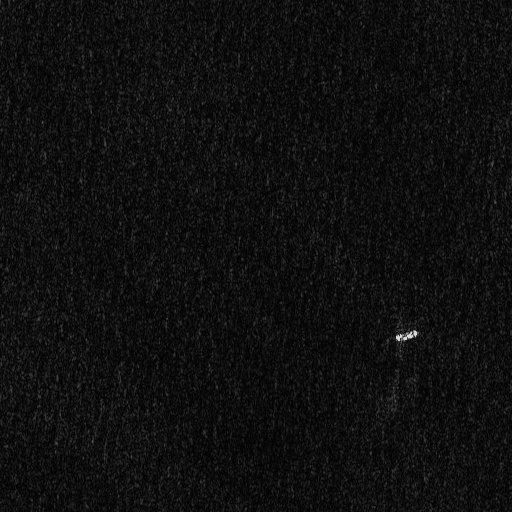
#> input picture datasets/datasets/images/train/0_27_26.jpg, 512 x 512 px, given in place of 12_2_25.jpg, which was not available
$ jupyter execute --allow-errors FileFormatConversion---dataAugmentation---fileFiltering.ipynb
#> lines starting #> are read from the running program, lines starting #| are printed output that depends on the picture; pictures that were not available may be replaced by others from this repository, and a replacement may not be noted
[cell 1]
#final succeed

[cell 2]
# from xml to yolov5

[cell 3]
import xml.etree.ElementTree as ET
import os
import math

# [25 lines left out: function convert_robndbox_to_yolo, not called in this run]


# Rest of the code remains unchanged...

def convert_xml_to_yolo(xml_folder, txt_folder, img_width, img_height):
    for xml_file in os.listdir(xml_folder):
        if xml_file.endswith('.xml'):
            xml_path = os.path.join(xml_folder, xml_file)
            tree = ET.parse(xml_path)
            root = tree.getroot()
            txt_file_name = xml_file.replace('.xml', '.txt')
            txt_path = os.path.join(txt_folder, txt_file_name)
            with open(txt_path, 'w') as txt_file:
                for obj in root.findall('object'):
                    robndbox = obj.find('robndbox')
                    cx = float(robndbox.find('cx').text)
                    cy = float(robndbox.find('cy').text)
                    w = float(robndbox.find('w').text)
                    h = float(robndbox.find('h').text)
                    angle = float(robndbox.find('angle').text)

                    # Convert robndbox to YOLO format and write to txt
                    yolo_bbox = convert_robndbox_to_yolo(cx, cy, w, h, angle, img_width, img_height)
                    txt_file.write(f"0 {yolo_bbox[0]} {yolo_bbox[1]} {yolo_bbox[2]} {yolo_bbox[3]}\n")

# Set paths and image dimensions
xml_folder = 'E:\individualdata\BaiduNetdiskDownload\RSDD-SAR\RSDD-SAR\Annotations'  # Replace with XML folder path
txt_folder = 'E:\individualdata\BaiduNetdiskDownload\RSDD-SAR\RSDD-SAR\images-annotations\Annotation'  # Replace with desired TXT folder path

img_width, img_height = 512, 512  # Replace with the actual dimensions of your images

# Convert XML files to YOLO format TXT files
convert_xml_to_yolo(xml_folder, txt_folder, img_width, img_height)

print("Conversion completed.")

[cell 4]
#from xml to yolov5-obb

[cell 5]
import os
import xml.etree.ElementTree as ET
import math

# [25 lines left out: function calculate_rotated_bbox, not called in this run]

def convert_xml_to_yolo_obb(xml_folder, txt_folder):
    for xml_file in os.listdir(xml_folder):
        if xml_file.endswith('.xml'):
            tree = ET.parse(os.path.join(xml_folder, xml_file))
            root = tree.getroot()
            img_width = int(root.find('size/width').text)
            img_height = int(root.find('size/height').text)
            txt_file_path = os.path.join(txt_folder, xml_file.replace('.xml', '.txt'))

            # Open TXT file ready to write data for multiple objects
            with open(txt_file_path, 'w') as f:
                for obj in root.iter('object'):
                    obj_type = obj.find('type').text
                    if obj_type == 'robndbox':
                        robndbox = obj.find('robndbox')
                        cx = float(robndbox.find('cx').text)
                        cy = float(robndbox.find('cy').text)
                        w = float(robndbox.find('w').text)
                        h = float(robndbox.find('h').text)
                        angle = float(robndbox.find('angle').text)
                        name = obj.find('name').text

                        # Calculate the coordinates of the rotated bounding box
                        rotated_bbox = calculate_rotated_bbox(cx, cy, w, h, angle, img_width, img_height)

                        # Write the coordinates and name of the rotating bounding box of the current object.
                        line = ' '.join(map(str, rotated_bbox)) + f' {name} 0\n'
                        f.write(line)

            print(f"Converted {xml_file} to YOLOv5-OBB format.")

# Set paths
xml_folder = 'E:\individualdata\BaiduNetdiskDownload\RSDD-SAR\RSDD-SAR\data\Annotations'
txt_folder = 'E:\individualdata\BaiduNetdiskDownload\RSDD-SAR\RSDD-SAR\data-yolo-obb\Annotation-obb'

# Ensure the output directory exists
os.makedirs(txt_folder, exist_ok=True)

# Convert XML files to YOLOv5-OBB format TXT files
convert_xml_to_yolo_obb(xml_folder, txt_folder)

print("Conversion to YOLOv5-OBB format completed.")

[cell 6]
#from xml to yolov8-obb

[cell 7]
import os
import xml.etree.ElementTree as ET
import math

# [24 lines left out: function calculate_rotated_bbox, not called in this run]

def convert_xml_to_yolo_obb(xml_folder, txt_folder, img_width, img_height):
    for xml_file in os.listdir(xml_folder):
        if xml_file.endswith('.xml'):
            tree = ET.parse(os.path.join(xml_folder, xml_file))
            root = tree.getroot()

            txt_file_path = os.path.join(txt_folder, xml_file.replace('.xml', '.txt'))
            with open(txt_file_path, 'w') as f:
                for obj in root.iter('object'):
                    obj_type = obj.find('type').text
                    if obj_type == 'robndbox':
                        robndbox = obj.find('robndbox')
                        cx = float(robndbox.find('cx').text)
                        cy = float(robndbox.find('cy').text)
                        w = float(robndbox.find('w').text)
                        h = float(robndbox.find('h').text)
                        angle = float(robndbox.find('angle').text)

                        # Calculate the coordinates of the rotated bounding box
                        corners = calculate_rotated_bbox(cx, cy, w, h, angle)

                        # Normalise and flatten the coordinates
                        normalized_flattened_corners = [coord / img_width if i % 2 == 0 else coord / img_height
                                                        for i, coord in enumerate(sum(corners, ()))]

                        # Write the coordinates of the rotating bounding box
                        f.write('0 ' + ' '.join(map(str, normalized_flattened_corners)) + '\n')

            print(f"Converted {xml_file} to YOLOv8-OBB format.")

# Set paths
xml_folder = '  '
txt_folder = '  '

# Ensure the output directory exists
os.makedirs(txt_folder, exist_ok=True)

# Image dimensions (need to be set according to your specific dataset)
img_width, img_height = 512, 512

# Convert XML files to YOLOv8-OBB format TXT files
convert_xml_to_yolo_obb(xml_folder, txt_folder, img_width, img_height)

print("Conversion to YOLOv8-OBB format completed.")

[cell 8]
#check annotation

[cell 9]
import matplotlib.pyplot as plt
import matplotlib.patches as patches
from PIL import Image

def visualize_rotated_bbox(image_path, rotated_bbox):
    """
    Visualizes a rotated bounding box on an image.

    Parameters:
    - image_path: The path to the image file.
    - rotated_bbox: A list of 8 coordinates representing the four corners of the rotated bounding box, in the format [x1, y1, x2, y2, x3, y3, x4, y4].
    """
#> called with image_path = '..\\JPEGImages\\12_2_25.jpg'
    # Load the image
    img = Image.open(image_path)
#> img is the input picture: PIL image 512x512 RGB; min 0, max 223, mean 15.5

    # Create a figure and a set of subplots
    fig, ax = plt.subplots(1)

    # Display the image
    ax.imshow(img)

    # Extract the coordinates
    x1, y1, x2, y2, x3, y3, x4, y4 = rotated_bbox

    # Create a polygon patch representing the rotated bounding box
    polygon = patches.Polygon([[x1, y1], [x2, y2], [x3, y3], [x4, y4]], closed=True, edgecolor='r', facecolor='none')

    # Add the patch to the Axes
    ax.add_patch(polygon)

    plt.show()
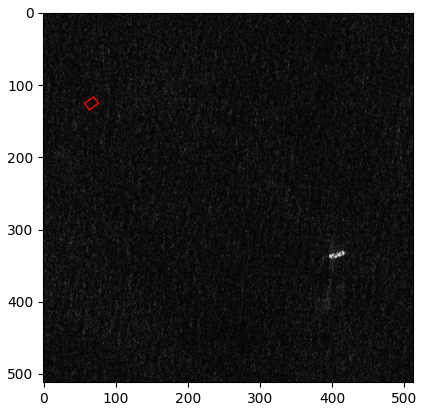
#> figure drawn by matplotlib, 1 panel

# Example usage
image_path = r'..\JPEGImages\12_2_25.jpg'
rotated_bbox = [56.812960910374166 ,125.46605058133215 ,69.34355352562338 ,116.10188499005712, 75.97263908962582, 124.97254941866785, 63.44204647437661, 134.3367150099429]  # Example coordinates
visualize_rotated_bbox(image_path, rotated_bbox)

[cell 10]
#Filter out boats based on pixel size

[cell 11]
#Filtering test set images from the total data set
import os
import shutil

index_file_path = r'..\RSDD-SAR\RSDD-SAR\ImageSets\test.txt'  # Index File Path
all_xml_folder_path = r'..\RSDD-SAR\RSDD-SAR\data\Annotations'  # Directory containing all XML files
test_xml_folder_path = r'..\dataset\small-test\small-xml'  # Destination directory for test set XML files

# Ensure that the target directory exists
os.makedirs(test_xml_folder_path, exist_ok=True)

# Read the index file to get the filename of the test set
#> (the rest of this cell did not finish here and is left out)

[cell 12]
#Filter datasets smaller than 32*32 pixels for test set
import os
import shutil
import xml.etree.ElementTree as ET
import matplotlib.pyplot as plt


images_folder_path = r'..\datasets\images\test'  # image path
annotations_folder_path = r'..\dataset\small-test\small-xml'  # annotation path

# Output directory for small ships
output_images_folder_path = r'..\dataset\small-test\images'
output_annotations_folder_path = r'..\dataset\small-test\labels'

# Make sure the output directory exists
os.makedirs(output_images_folder_path, exist_ok=True)
os.makedirs(output_annotations_folder_path, exist_ok=True)

# [19 lines left out: function check_for_small_ships, not called in this run]

small_ship_areas_all = []  # Area of all small ships used for distribution maps
small_ship_files = []  # Storing image filenames containing small ships


for xml_file in os.listdir(annotations_folder_path):
    if xml_file.endswith('.xml'):
        xml_file_path = os.path.join(annotations_folder_path, xml_file)
        contains_small_ship, small_ship_areas = check_for_small_ships(xml_file_path)
        if contains_small_ship:
            base_name = xml_file[:-4]
            small_ship_files.append(base_name)
            small_ship_areas_all.extend(small_ship_areas)

            shutil.copy(os.path.join(images_folder_path, base_name + '.jpg'), output_images_folder_path)
            shutil.copy(xml_file_path, output_annotations_folder_path)

# Distribution map showing area of small ship
plt.hist(small_ship_areas_all, bins=20, color='skyblue', edgecolor='black')
plt.title('Distribution of Small Ship Areas')
plt.xlabel('Area (pixels^2)')
plt.ylabel('Count')
plt.show()
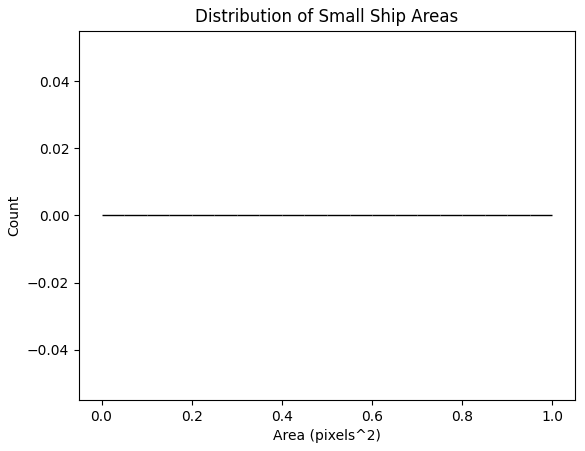
#> figure drawn by matplotlib, 1 panel

# Percentage of total images printed that contain small ships
print(f"Total images: {len(os.listdir(annotations_folder_path))}")
print(f"Images with small ships: {len(small_ship_files)}")
#> (the rest of this cell did not finish here and is left out)

[cell 13]
#Filtering the train set for small targets and storing targets of other sizes
import os
import shutil
import xml.etree.ElementTree as ET
import matplotlib.pyplot as plt

# Image File Path
images_folder_path =r'D:\yolov8test\dataset\images\train'
# Annotation file path (XML)
annotations_folder_path = r'E:\individualdata\BaiduNetdiskDownload\RSDD-SAR\RSDD-SAR\data\Annotations'
# TXT markup file path
annotations_txt_folder_path = r'D:\yolov8test\dataset\labels\train'
# The output directory is used to store images
output_images_folder_path = r'D:\yolov8test\dataset\images\small-tarin'
# The output directory is used to store TXT annotations
output_annotations_folder_path = r'D:\yolov8test\dataset\labels\small-tarin'


# output_images_folder_path_others = r'D:\yolov8-obb\dataset\large-test\images'
# # The output directory is used to store TXT annotations that do not contain small ships
# output_annotations_folder_path_others = r'D:\yolov8-obb\dataset\large-test\labels'

# Make sure these output directories exist
# os.makedirs(output_images_folder_path_others, exist_ok=True)
# os.makedirs(output_annotations_folder_path_others, exist_ok=True)

# Make sure the output directory exists
os.makedirs(output_images_folder_path, exist_ok=True)
os.makedirs(output_annotations_folder_path, exist_ok=True)

# [17 lines left out: function check_for_small_ships, not called in this run]

small_ship_areas_all = []
small_ship_files = []

for xml_file in os.listdir(annotations_folder_path):
    if xml_file.endswith('.xml'):
        xml_file_path = os.path.join(annotations_folder_path, xml_file)
        contains_small_ship, small_ship_areas = check_for_small_ships(xml_file_path)
        if contains_small_ship:
            base_name = xml_file[:-4]
            small_ship_files.append(base_name)
            small_ship_areas_all.extend(small_ship_areas)

            shutil.copy(os.path.join(images_folder_path, base_name + '.jpg'), output_images_folder_path)
            # Find and copy the corresponding TXT file according to the XML file
            txt_file_path = os.path.join(annotations_txt_folder_path, base_name + '.txt')
            if os.path.exists(txt_file_path):
                shutil.copy(txt_file_path, output_annotations_folder_path)


plt.hist(small_ship_areas_all, bins=20, color='skyblue', edgecolor='black')
plt.title('Distribution of Small Ship Areas')
plt.xlabel('Area (pixels^2)')
plt.ylabel('Count')
plt.show()


print(f"Total images: {len(os.listdir(annotations_folder_path))}")
print(f"Images with small ships: {len(small_ship_files)}")
print(f"Proportion of images with small ships: {len(small_ship_files) / len(os.listdir(annotations_folder_path)):.2f}")


# [13 lines of commented-out code are left out]

print("Finished processing. Images and labels not containing small ships have been moved to separate folders.")

[cell 14]
import os
import xml.etree.ElementTree as ET
import matplotlib.pyplot as plt
import numpy as np

# Path for the dataset annotations (xml)
annotations_folder_path = r'..\RSDD-SAR\RSDD-SAR\data\Annotations'

def collect_anchor_areas(folder_path):
    anchor_areas = []
    for xml_file in os.listdir(folder_path):
        if xml_file.endswith('.xml'):
            xml_file_path = os.path.join(folder_path, xml_file)
            tree = ET.parse(xml_file_path)
            root = tree.getroot()
            for obj in root.iter('object'):
                if obj.find('type').text == 'robndbox':
                    robndbox = obj.find('robndbox')
                    w = float(robndbox.find('w').text)
                    h = float(robndbox.find('h').text)
                    area = w * h
                    anchor_areas.append(area)
    return anchor_areas

# Collect areas from the dataset
dataset_anchor_areas = collect_anchor_areas(annotations_folder_path)

# Create bins for histogram
#> (the rest of this cell did not finish here and is left out)

[cell 15]
#Make inshore test sets. Automatically match corresponding txt files based on filtered images.
import os
import shutil


source_txt_dir = r'D:\yolov8-obb\datasets\labels\train'  # The folder where all the txt files of the label information are located
selected_images_dir = r'D:\yolov8-obb\dataset\images\train-offshore'  # The folder where the filtered images are located
selected_txt_dir = r'E:\yolov8-obb-compare\auginshorerstatasets\labels\train'  # New folder for filtered txt files
# remaining_txt_dir = r'D:\yolov8-obb\dataset\labels\train-offshore'  # A new folder for the labels that are left over after filtering


os.makedirs(selected_txt_dir, exist_ok=True)
# os.makedirs(remaining_txt_dir, exist_ok=True)

# Get the filenames of all selected images
selected_images = {os.path.splitext(file)[0] for file in os.listdir(selected_images_dir) if file.endswith(('.jpg', '.png'))}

# Iterate over all txt files
for file in os.listdir(source_txt_dir):
    if file.endswith('.txt'):
        # Check if the txt file corresponds to the selected image.
        txt_basename = os.path.splitext(file)[0]
        if txt_basename in selected_images:
            # Copy the corresponding txt file to selected_txt_dir
            shutil.copy(os.path.join(source_txt_dir, file), selected_txt_dir)
        else:
            continue
            # Copy unchecked txt files to maintaining_txt_dir
            # shutil.copy(os.path.join(source_txt_dir, file), remaining_txt_dir)

print("complete")

[cell 16]
#argumentation rotation

[cell 17]
import os
import numpy as np
from PIL import Image

def rotate_image(image, angle):
    return image.rotate(angle, expand=True)

# [25 lines left out: functions rotate_point, rotate_box, process_annotation_line, not called in this run]

def process_files(img_dir, txt_dir, output_img_dir, output_txt_dir, angle_choice=[90, -90]):
    if not os.path.exists(output_img_dir):
        os.makedirs(output_img_dir)
    if not os.path.exists(output_txt_dir):
        os.makedirs(output_txt_dir)

    for filename in os.listdir(img_dir):
        if filename.endswith(('.jpg', '.png')):
            img_path = os.path.join(img_dir, filename)
            txt_path = os.path.join(txt_dir, filename.rsplit('.', 1)[0] + '.txt')

            if os.path.exists(txt_path):
                with Image.open(img_path) as img:
                    img_size = img.size
                    angle = np.random.choice(angle_choice)  # Randomly choose an angle to rotate

                    with open(txt_path, 'r') as f:
                        lines = f.readlines()

                    new_img = rotate_image(img, angle)
                    new_img_path = os.path.join(output_img_dir, f"{filename.rsplit('.', 1)[0]}_rot{angle}.jpg")
                    new_img.save(new_img_path)

                    new_txt_lines = [process_annotation_line(line, angle, img_size) for line in lines]
                    new_txt_path = os.path.join(output_txt_dir, f"{filename.rsplit('.', 1)[0]}_rot{angle}.txt")
                    with open(new_txt_path, 'w') as f:
                        f.writelines(new_txt_lines)

if __name__ == "__main__":
    img_dir = r'E:\yolov8-obb-compare\datasets\images\train'  # Path to the directory containing images
    txt_dir = r'E:\yolov8-obb-compare\datasets\labels\train'  # Path to the directory containing annotation txt files
    output_img_dir = r'E:\yolov8-obb-compare\augdata\images\train'  # Path to save rotated images
    output_txt_dir = r'E:\yolov8-obb-compare\augdata\labels\train'  # Path to save rotated annotations

    process_files(img_dir, txt_dir, output_img_dir, output_txt_dir)

[cell 18]
#Drawing to check that the image and the corresponding annotation information is correctly rotated.
import matplotlib.pyplot as plt
import matplotlib.patches as patches
from PIL import Image
import numpy as np

def plot_image_and_boxes(img_path, txt_path):
    img = Image.open(img_path)
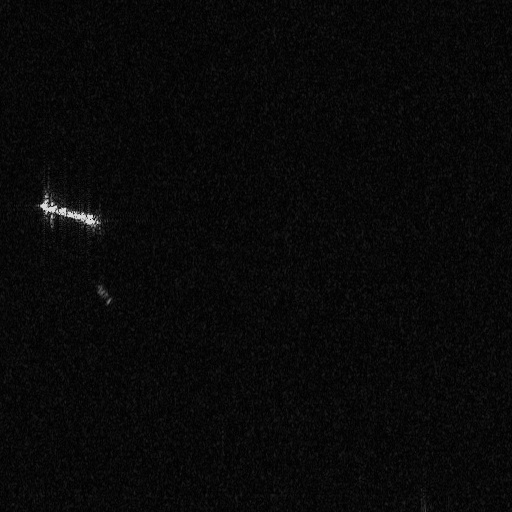
#> input picture datasets/datasets/images/train/101_6_47.jpg, 512 x 512 px, given in place of 0_16_29_rot-90.jpg, which was not available
#> img is the input picture: PIL image 512x512 RGB; min 0, max 224, mean 9
    width, height = img.size
#> width = 512; height = 512
    fig, ax = plt.subplots(1)
    ax.imshow(img)

    if os.path.exists(txt_path):
        with open(txt_path, 'r') as f:
            lines = f.readlines()

        for line in lines:
            parts = line.strip().split(' ')
            label = parts[0]
            coords = list(map(float, parts[1:]))
            # Assume coords are in the format: x1, y1, x2, y2, x3, y3, x4, y4
            poly_coords = np.array(coords).reshape((4, 2)) * [width, height]
            poly = patches.Polygon(poly_coords, linewidth=1, edgecolor='r', facecolor='none')
            ax.add_patch(poly)
            ax.text(poly_coords[0, 0], poly_coords[0, 1], label, color='white', fontsize=8)

    plt.show()

# Example usage:
img_file = r'E:\yolov8-obb-compare\augindata\images\train\0_16_29_rot-90.jpg'  # Replace with your image file path
ann_file = r'E:\yolov8-obb-compare\augindata\labels\train\0_16_29_rot-90.txt'  # Replace with your annotation file path
plot_image_and_boxes(img_file, ann_file)
